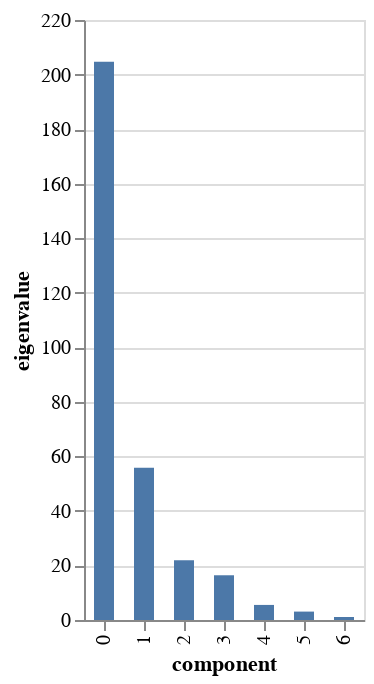

Notebook source saved alongside this figure:
### Code cell
ppca.scree_plot()

### Figure 1 — Vega-Lite specification as saved in the notebook (floating-point values rounded to 4 significant figures)
{"config": {"view": {"continuousWidth": 400, "continuousHeight": 300}}, "data": {"name": "data-cde8e564835efaab53355ca66716f3b8"}, "mark": {"type": "bar", "size": 10}, "encoding": {"tooltip": [{"field": "component", "type": "nominal"}, {"field": "eigenvalue", "type": "quantitative"}, {"field": "% of variance", "type": "quantitative"}, {"field": "% of variance (cumulative)", "type": "quantitative"}], "x": {"field": "component", "type": "nominal"}, "y": {"field": "eigenvalue", "type": "quantitative"}}, "$schema": "https://vega.github.io/schema/vega-lite/v4.17.0.json", "datasets": {"data-cde8e564835efaab53355ca66716f3b8": [{"component": "0", "eigenvalue": 204.7, "% of variance": 65.92, "% of variance (cumulative)": 65.92}, {"component": "1", "eigenvalue": 55.82, "% of variance": 17.98, "% of variance (cumulative)": 83.89}, {"component": "2", "eigenvalue": 21.95, "% of variance": 7.07, "% of variance (cumulative)": 90.96}, {"component": "3", "eigenvalue": 16.4, "% of variance": 5.282, "% of variance (cumulative)": 96.25}, {"component": "4", "eigenvalue": 5.526, "% of variance": 1.78, "% of variance (cumulative)": 98.03}, {"component": "5", "eigenvalue": 3.083, "% of variance": 0.9927, "% of variance (cumulative)": 99.02}, {"component": "6", "eigenvalue": 1.11, "% of variance": 0.3576, "% of variance (cumulative)": 99.38}]}}
